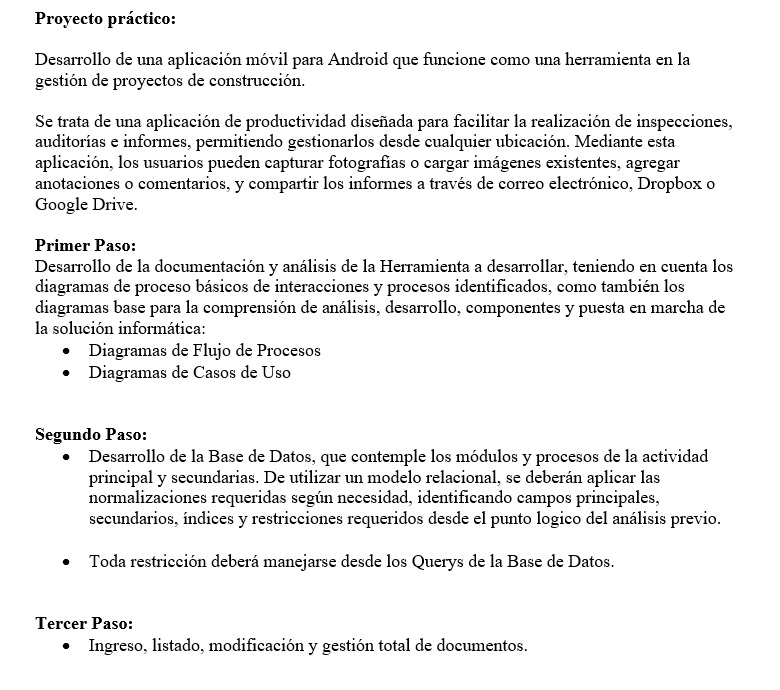
#> input picture scaner/b52dbc52-b38e-4bd7-868c-e2a6eb565fe9.jpeg, 780 x 690 px
$ python scaner.py
#> lines starting #> are read from the running program, lines starting #| are printed output that depends on the picture; after the words box and inside, x2 and y2 are one past the last pixel; in counts of white or black regions, pixels touching at a corner belong together
import cv2
import numpy as np
import pytesseract

pytesseract.pytesseract.tesseract_cmd = r'/usr/bin/tesseract'


def ordenar_puntos(puntos):
    n_puntos = np.concatenate(
        [puntos[0], puntos[1], puntos[2], puntos[3]]).tolist()
    # print('n_puntos=',n_puntos)
    y_order = sorted(n_puntos, key=lambda n_puntos: n_puntos[1])
    # print('y_order=',y_order)
    x1_order = y_order[:2]
    x1_order = sorted(x1_order, key=lambda x1_order: x1_order[0])
    # print('x1_order=',x1_order)
    x2_order = y_order[2:4]
    x2_order = sorted(x2_order, key=lambda x2_order: x2_order[0])
    # print('x2 _order=',x2_order)
    return [x1_order[0], x1_order[1], x2_order[0], x2_order[1]]


image = cv2.imread('b52dbc52-b38e-4bd7-868c-e2a6eb565fe9.jpeg')
#> image is the input picture: shape (690, 780, 3); min 0, max 255, mean 238.9
gray = cv2.cvtColor(image, cv2.COLOR_BGR2GRAY)

canny = cv2.Canny(gray, 10, 150)
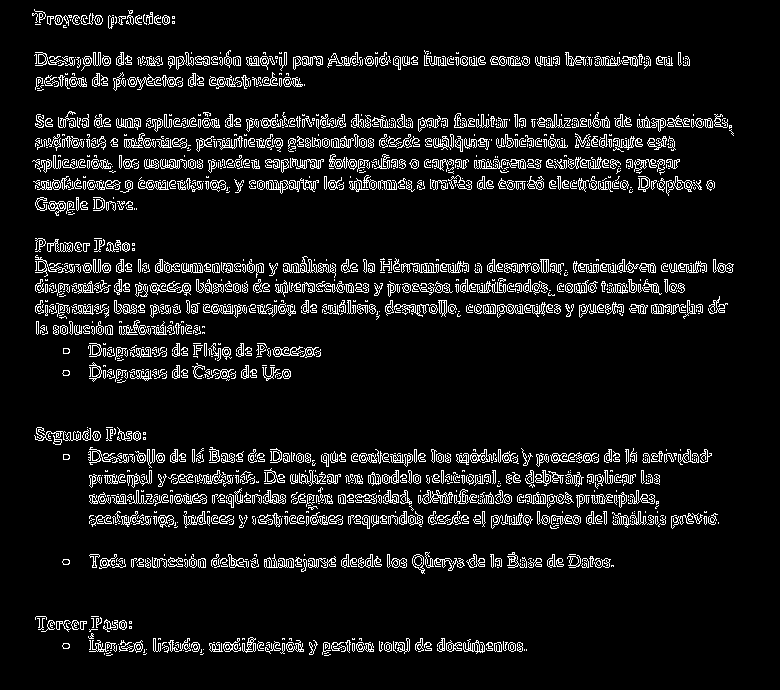
#> canny: shape (690, 780); 8.3% white in thin lines or dots, all inside (x1, y1, x2, y2) = (32, 9, 734, 656)
canny = cv2.dilate(canny, None, iterations=1)
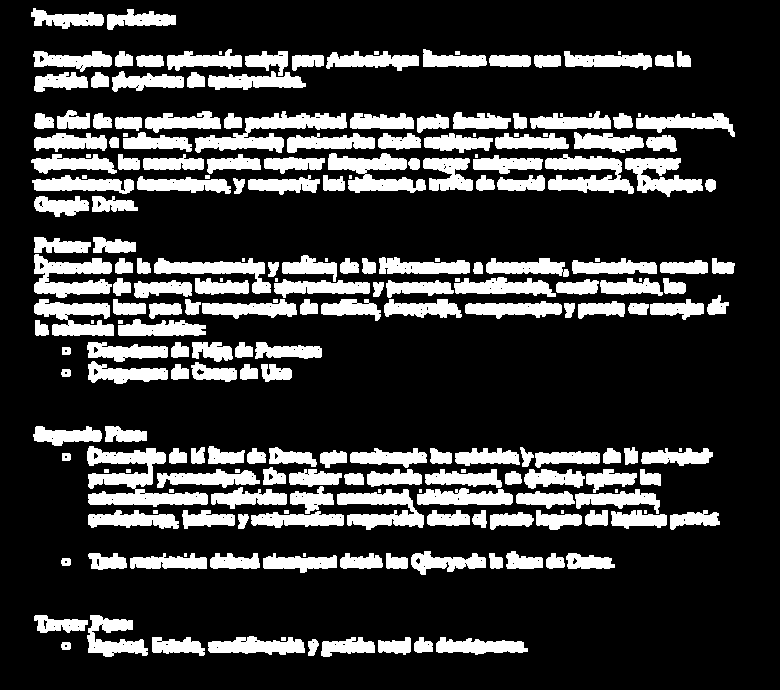
#> canny: shape (690, 780); 22.3% white; 228 white regions (22 under 20 px)

cnts = cv2.findContours(canny, cv2.RETR_EXTERNAL, cv2.CHAIN_APPROX_SIMPLE)[0]
#> cnts = 228 contours, 43 with area under 20; largest, box (x1, y1, x2, y2) and area: (87, 446, 208, 507) 2939, (195, 111, 347, 153) 2194, (34, 254, 112, 298) 1800, (545, 154, 634, 194) 1794, (328, 153, 426, 193) 1782
cnts = sorted(cnts, key=cv2.contourArea, reverse=True)[:1]
#> cnts = 1 contour; box (x1, y1, x2, y2) and area: (87, 446, 208, 507) 2939

for c in cnts:
    epsilon = 0.01 * cv2.arcLength(c, True)
    approx = cv2.approxPolyDP(c, epsilon, True)
    # print('approx=', approx)
    if len(approx) == 4:
        cv2.drawContours(image, [approx], 0, (0, 255, 255), 2)
        puntos = ordenar_puntos(approx)
        # print('puntos=',puntos)
        cv2.circle(image, tuple(puntos[0]), 7, (255, 0, 0), 2)
        cv2.circle(image, tuple(puntos[1]), 7, (0, 255, 0), 2)
        cv2.circle(image, tuple(puntos[2]), 7, (0, 0, 255), 2)
        cv2.circle(image, tuple(puntos[3]), 7, (255, 255, 0), 2)

        pts1 = np.float32(puntos)
        pts2 = np.float32([[0, 0], [270, 0], [0, 310], [270, 310]])
        M = cv2.getPerspectiveTransform(pts1, pts2)
        dst = cv2.warpPerspective(gray, M, (270, 310))
        cv2.imshow('dst', dst)

        texto = pytesseract.image_to_string(dst, lang='spa')
        print('texto: ', texto)
#> this loop made 1 pass
#> epsilon on pass 1: 6.97

cv2.imshow('image', image)
# cv2.imshow('canny',canny)
cv2.waitKey(0)
cv2.destroyAllWindows()
